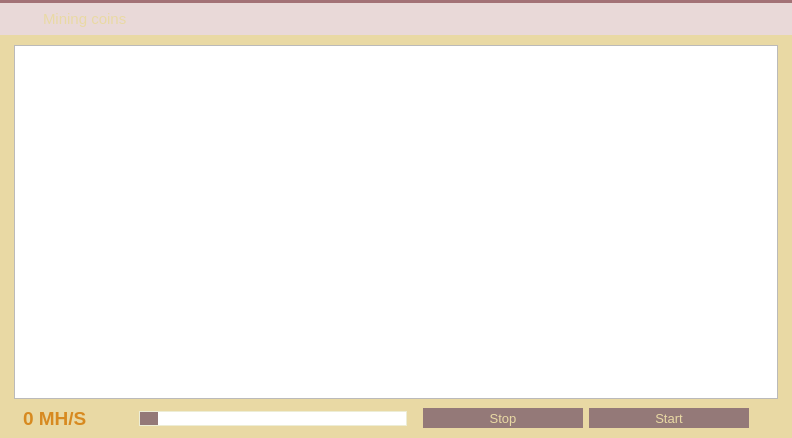
<?xml version="1.0" encoding="UTF-8"?>
<ui version="4.0">
 <class>MiningPage</class>
 <widget class="QWidget" name="MiningPage">
  <property name="geometry">
   <rect>
    <x>0</x>
    <y>0</y>
    <width>792</width>
    <height>438</height>
   </rect>
  </property>
  <property name="palette">
   <palette>
    <active>
     <colorrole role="Button">
      <brush brushstyle="SolidPattern">
       <color alpha="255">
        <red>233</red>
        <green>217</green>
        <blue>216</blue>
       </color>
      </brush>
     </colorrole>
     <colorrole role="Base">
      <brush brushstyle="SolidPattern">
       <color alpha="255">
        <red>233</red>
        <green>217</green>
        <blue>216</blue>
       </color>
      </brush>
     </colorrole>
     <colorrole role="Window">
      <brush brushstyle="SolidPattern">
       <color alpha="255">
        <red>233</red>
        <green>217</green>
        <blue>216</blue>
       </color>
      </brush>
     </colorrole>
     <colorrole role="Highlight">
      <brush brushstyle="SolidPattern">
       <color alpha="255">
        <red>235</red>
        <green>235</green>
        <blue>235</blue>
       </color>
      </brush>
     </colorrole>
     <colorrole role="HighlightedText">
      <brush brushstyle="SolidPattern">
       <color alpha="255">
        <red>171</red>
        <green>127</green>
        <blue>130</blue>
       </color>
      </brush>
     </colorrole>
    </active>
    <inactive>
     <colorrole role="Button">
      <brush brushstyle="SolidPattern">
       <color alpha="255">
        <red>233</red>
        <green>217</green>
        <blue>216</blue>
       </color>
      </brush>
     </colorrole>
     <colorrole role="Base">
      <brush brushstyle="SolidPattern">
       <color alpha="255">
        <red>233</red>
        <green>217</green>
        <blue>216</blue>
       </color>
      </brush>
     </colorrole>
     <colorrole role="Window">
      <brush brushstyle="SolidPattern">
       <color alpha="255">
        <red>233</red>
        <green>217</green>
        <blue>216</blue>
       </color>
      </brush>
     </colorrole>
     <colorrole role="Highlight">
      <brush brushstyle="SolidPattern">
       <color alpha="255">
        <red>235</red>
        <green>235</green>
        <blue>235</blue>
       </color>
      </brush>
     </colorrole>
     <colorrole role="HighlightedText">
      <brush brushstyle="SolidPattern">
       <color alpha="255">
        <red>171</red>
        <green>127</green>
        <blue>130</blue>
       </color>
      </brush>
     </colorrole>
    </inactive>
    <disabled>
     <colorrole role="Button">
      <brush brushstyle="SolidPattern">
       <color alpha="255">
        <red>233</red>
        <green>217</green>
        <blue>216</blue>
       </color>
      </brush>
     </colorrole>
     <colorrole role="Base">
      <brush brushstyle="SolidPattern">
       <color alpha="255">
        <red>233</red>
        <green>217</green>
        <blue>216</blue>
       </color>
      </brush>
     </colorrole>
     <colorrole role="Window">
      <brush brushstyle="SolidPattern">
       <color alpha="255">
        <red>233</red>
        <green>217</green>
        <blue>216</blue>
       </color>
      </brush>
     </colorrole>
     <colorrole role="Highlight">
      <brush brushstyle="SolidPattern">
       <color alpha="255">
        <red>240</red>
        <green>240</green>
        <blue>240</blue>
       </color>
      </brush>
     </colorrole>
     <colorrole role="HighlightedText">
      <brush brushstyle="SolidPattern">
       <color alpha="255">
        <red>171</red>
        <green>127</green>
        <blue>130</blue>
       </color>
      </brush>
     </colorrole>
    </disabled>
   </palette>
  </property>
  <property name="windowTitle">
   <string>Form</string>
  </property>
  <property name="styleSheet">
   <string notr="true"/>
  </property>
  <layout class="QVBoxLayout" name="verticalLayout">
   <property name="spacing">
    <number>0</number>
   </property>
   <property name="margin">
    <number>0</number>
   </property>
   <item>
    <widget class="Line" name="lineBefore">
     <property name="styleSheet">
      <string notr="true">background-color: #A37276;</string>
     </property>
     <property name="frameShadow">
      <enum>QFrame::Raised</enum>
     </property>
     <property name="lineWidth">
      <number>0</number>
     </property>
     <property name="orientation">
      <enum>Qt::Horizontal</enum>
   </property>
    </widget>
   </item>
   <item>
    <widget class="QWidget" name="wHeader" native="true">
   <property name="minimumSize">
    <size>
     <width>0</width>
     <height>32</height>
    </size>
   </property>
   <property name="maximumSize">
    <size>
     <width>16777215</width>
     <height>32</height>
    </size>
   </property>
   <property name="is_header" stdset="0">
    <bool>true</bool>
   </property>
     <layout class="QHBoxLayout" name="horizontalLayout_20">
    <property name="margin">
     <number>0</number>
    </property>
    <item>
       <spacer name="horizontalSpacer_28">
      <property name="orientation">
       <enum>Qt::Horizontal</enum>
      </property>
      <property name="sizeType">
       <enum>QSizePolicy::Fixed</enum>
      </property>
      <property name="sizeHint" stdset="0">
       <size>
          <width>7</width>
        <height>20</height>
       </size>
      </property>
     </spacer>
    </item>
    <item>
       <widget class="QLabel" name="label_37">
      <property name="sizePolicy">
       <sizepolicy hsizetype="Preferred" vsizetype="Preferred">
        <horstretch>0</horstretch>
        <verstretch>0</verstretch>
       </sizepolicy>
      </property>
      <property name="minimumSize">
       <size>
        <width>30</width>
        <height>30</height>
       </size>
      </property>
      <property name="maximumSize">
       <size>
        <width>30</width>
        <height>30</height>
       </size>
      </property>
      <property name="text">
       <string/>
      </property>
      <property name="pixmap">
         <pixmap resource="../res.qrc">:/res/mining_title.png</pixmap>
      </property>
     </widget>
    </item>
    <item>
       <widget class="QLabel" name="label_38">
      <property name="font">
       <font>
        <pointsize>11</pointsize>
        <stylestrategy>PreferAntialias</stylestrategy>
       </font>
      </property>
      <property name="styleSheet">
       <string notr="true">QLabel {
	color: #e9d9a4;
}</string>
      </property>
      <property name="text">
       <string>Mining coins</string>
      </property>
        <property name="buddy">
         <cstring></cstring>
        </property>
     </widget>
    </item>
   </layout>
  </widget>
   </item>
   <item>
    <widget class="QWidget" name="wContainer" native="true">
     <property name="styleSheet">
      <string notr="true">#wContainer {
	background-color: #e9d9a4;
}</string>
     </property>
     <layout class="QVBoxLayout" name="verticalLayout_2">
      <property name="leftMargin">
       <number>14</number>
      </property>
      <property name="topMargin">
       <number>10</number>
      </property>
      <property name="rightMargin">
       <number>14</number>
      </property>
      <property name="bottomMargin">
       <number>8</number>
      </property>
      <item>
  <widget class="QTextEdit" name="miningLog">
   <property name="minimumSize">
    <size>
     <width>0</width>
     <height>100</height>
    </size>
   </property>
   <property name="palette">
    <palette>
     <active>
      <colorrole role="Button">
       <brush brushstyle="SolidPattern">
        <color alpha="255">
         <red>242</red>
         <green>241</green>
         <blue>240</blue>
        </color>
       </brush>
      </colorrole>
      <colorrole role="Base">
       <brush brushstyle="SolidPattern">
        <color alpha="255">
         <red>255</red>
         <green>255</green>
         <blue>255</blue>
        </color>
       </brush>
      </colorrole>
      <colorrole role="Window">
       <brush brushstyle="SolidPattern">
        <color alpha="255">
         <red>242</red>
         <green>241</green>
         <blue>240</blue>
        </color>
       </brush>
      </colorrole>
     </active>
     <inactive>
      <colorrole role="Button">
       <brush brushstyle="SolidPattern">
        <color alpha="255">
         <red>242</red>
         <green>241</green>
         <blue>240</blue>
        </color>
       </brush>
      </colorrole>
      <colorrole role="Base">
       <brush brushstyle="SolidPattern">
        <color alpha="255">
         <red>255</red>
         <green>255</green>
         <blue>255</blue>
        </color>
       </brush>
      </colorrole>
      <colorrole role="Window">
       <brush brushstyle="SolidPattern">
        <color alpha="255">
         <red>242</red>
         <green>241</green>
         <blue>240</blue>
        </color>
       </brush>
      </colorrole>
     </inactive>
     <disabled>
      <colorrole role="Button">
       <brush brushstyle="SolidPattern">
        <color alpha="255">
         <red>242</red>
         <green>241</green>
         <blue>240</blue>
        </color>
       </brush>
      </colorrole>
      <colorrole role="Base">
       <brush brushstyle="SolidPattern">
        <color alpha="255">
         <red>242</red>
         <green>241</green>
         <blue>240</blue>
        </color>
       </brush>
      </colorrole>
      <colorrole role="Window">
       <brush brushstyle="SolidPattern">
        <color alpha="255">
         <red>242</red>
         <green>241</green>
         <blue>240</blue>
        </color>
       </brush>
      </colorrole>
     </disabled>
    </palette>
   </property>
        <property name="styleSheet">
         <string notr="true"> QScrollBar:vertical {
     border: 0px solid grey;
     background: white;
     width: 9px;
     margin: 0px 0px 0 0px;
 }
 QScrollBar::handle:vertical {
     background: #fdeeb8;
     min-width: 20px;
 }</string>
        </property>
   <property name="readOnly">
    <bool>true</bool>
   </property>
   <property name="tabKeyNavigation" stdset="0">
    <bool>false</bool>
   </property>
   <property name="columnCount" stdset="0">
    <number>2</number>
   </property>
  </widget>
      </item>
      <item>
       <layout class="QHBoxLayout" name="horizontalLayout">
        <property name="leftMargin">
         <number>9</number>
        </property>
        <property name="topMargin">
         <number>2</number>
        </property>
        <property name="rightMargin">
         <number>9</number>
   </property>
        <property name="bottomMargin">
         <number>0</number>
        </property>
        <item>
         <widget class="QLabel" name="lSpeed">
   <property name="sizePolicy">
           <sizepolicy hsizetype="Preferred" vsizetype="Preferred">
     <horstretch>0</horstretch>
     <verstretch>0</verstretch>
    </sizepolicy>
   </property>
   <property name="minimumSize">
    <size>
            <width>110</width>
            <height>0</height>
    </size>
   </property>
   <property name="palette">
    <palette>
     <active>
      <colorrole role="WindowText">
       <brush brushstyle="SolidPattern">
        <color alpha="255">
                <red>175</red>
                <green>39</green>
                <blue>46</blue>
        </color>
       </brush>
      </colorrole>
      <colorrole role="Text">
       <brush brushstyle="SolidPattern">
        <color alpha="255">
                <red>175</red>
                <green>39</green>
                <blue>46</blue>
        </color>
       </brush>
      </colorrole>
      <colorrole role="ButtonText">
       <brush brushstyle="SolidPattern">
        <color alpha="255">
                <red>175</red>
                <green>39</green>
                <blue>46</blue>
        </color>
       </brush>
      </colorrole>
     </active>
     <inactive>
      <colorrole role="WindowText">
       <brush brushstyle="SolidPattern">
        <color alpha="255">
                <red>175</red>
                <green>39</green>
                <blue>46</blue>
        </color>
       </brush>
      </colorrole>
      <colorrole role="Text">
       <brush brushstyle="SolidPattern">
        <color alpha="255">
                <red>175</red>
                <green>39</green>
                <blue>46</blue>
        </color>
       </brush>
      </colorrole>
      <colorrole role="ButtonText">
       <brush brushstyle="SolidPattern">
        <color alpha="255">
                <red>175</red>
                <green>39</green>
                <blue>46</blue>
        </color>
       </brush>
      </colorrole>
     </inactive>
     <disabled>
      <colorrole role="WindowText">
       <brush brushstyle="SolidPattern">
        <color alpha="255">
                <red>175</red>
                <green>39</green>
                <blue>46</blue>
        </color>
       </brush>
      </colorrole>
      <colorrole role="Text">
       <brush brushstyle="SolidPattern">
        <color alpha="255">
                <red>175</red>
                <green>39</green>
                <blue>46</blue>
        </color>
       </brush>
      </colorrole>
      <colorrole role="ButtonText">
       <brush brushstyle="SolidPattern">
        <color alpha="255">
                <red>175</red>
                <green>39</green>
                <blue>46</blue>
        </color>
       </brush>
      </colorrole>
     </disabled>
    </palette>
   </property>
   <property name="font">
    <font>
            <pointsize>14</pointsize>
            <weight>75</weight>
            <bold>true</bold>
     <stylestrategy>PreferAntialias</stylestrategy>
    </font>
   </property>
   <property name="styleSheet">
           <string notr="true">QLabel {
	color: #d78a20;
}</string>
   </property>
   <property name="text">
           <string notr="true">0 MH/S</string>
          </property>
          <property name="wordWrap">
           <bool>false</bool>
   </property>
   <property name="textInteractionFlags">
    <set>Qt::TextSelectableByMouse</set>
   </property>
  </widget>
        </item>
        <item>
         <widget class="QSlider" name="procSlider">
          <property name="enabled">
           <bool>true</bool>
          </property>
          <property name="styleSheet">
           <string notr="true">QSlider::groove {
	border: 1px solid #ededd5;
	background-color: white;
	min-height: 20px;
}
QSlider::groove:disabled {
	background-color: #e0e0e0;
}

QSlider::handle {
	border: none;
	background-color: #947978;
    width: 18px;
}
QSlider::handle:hover {
	background-color: #d78a20;
}
QSlider::handle:pressed {
	background-color: #d78a20;
}
</string>
          </property>
          <property name="minimum">
           <number>1</number>
          </property>
          <property name="maximum">
           <number>1</number>
          </property>
          <property name="orientation">
           <enum>Qt::Horizontal</enum>
          </property>
         </widget>
        </item>
        <item>
         <spacer name="horizontalSpacer_4">
          <property name="orientation">
           <enum>Qt::Horizontal</enum>
          </property>
          <property name="sizeType">
           <enum>QSizePolicy::Fixed</enum>
          </property>
          <property name="sizeHint" stdset="0">
           <size>
            <width>10</width>
            <height>20</height>
           </size>
          </property>
         </spacer>
        </item>
        <item>
         <widget class="QPushButton" name="bStopMining">
          <property name="font">
           <font>
            <pointsize>10</pointsize>
            <stylestrategy>PreferAntialias</stylestrategy>
           </font>
          </property>
          <property name="styleSheet">
           <string notr="true">QPushButton {
	background-color: #947978;
	color: #e9d9a4;
	border: 0px solid gray;
	max-height: 20px;
	min-height: 20px;
	max-width: 160px;
	min-width: 160px;
}

QPushButton:hover {
	background-color: #d78a20;
}

QPushButton:pressed:flat {
	background-color: #d78a20;
}</string>
          </property>
          <property name="text">
           <string>Stop</string>
          </property>
          <property name="default">
           <bool>false</bool>
          </property>
          <property name="flat">
           <bool>true</bool>
          </property>
         </widget>
        </item>
        <item>
         <widget class="QPushButton" name="bStartMining">
          <property name="font">
           <font>
            <pointsize>10</pointsize>
            <stylestrategy>PreferAntialias</stylestrategy>
           </font>
          </property>
          <property name="styleSheet">
           <string notr="true">QPushButton {
	background-color: #947978;
	color: #e9d9a4;
	border: 0px solid gray;
	max-height: 20px;
	min-height: 20px;
	max-width: 160px;
	min-width: 160px;
}

QPushButton:hover {
	background-color: #d78a20;
}

QPushButton:pressed:flat {
	background-color: #d78a20;
}</string>
          </property>
          <property name="text">
           <string>Start</string>
          </property>
          <property name="default">
           <bool>true</bool>
          </property>
          <property name="flat">
           <bool>true</bool>
          </property>
         </widget>
        </item>
        <item>
         <spacer name="horizontalSpacer_2">
          <property name="orientation">
           <enum>Qt::Horizontal</enum>
          </property>
          <property name="sizeType">
           <enum>QSizePolicy::Fixed</enum>
          </property>
          <property name="sizeHint" stdset="0">
           <size>
            <width>20</width>
            <height>20</height>
           </size>
          </property>
         </spacer>
        </item>
       </layout>
      </item>
     </layout>
    </widget>
   </item>
  </layout>
 </widget>
 <resources>
  <include location="../res.qrc"/>
 </resources>
 <connections/>
</ui>
